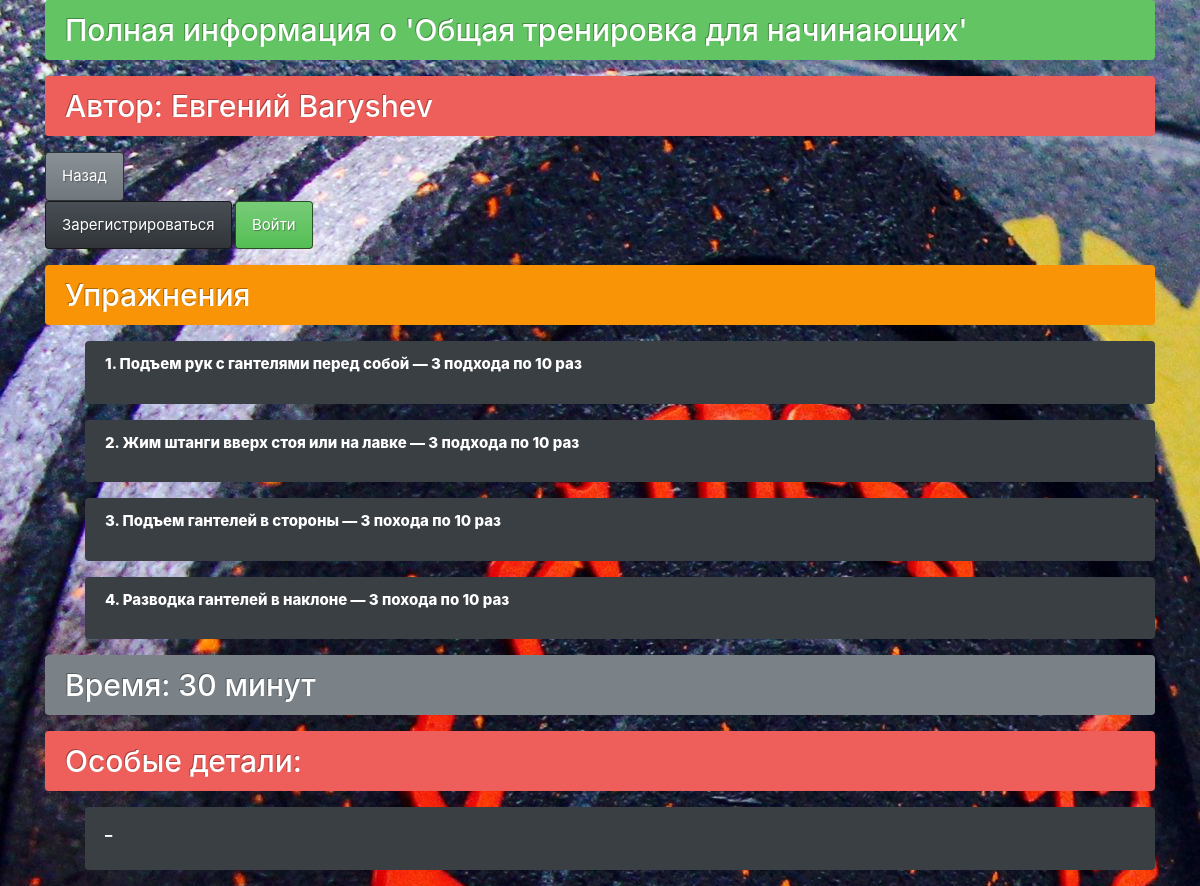
The page /show/8 on the database its author committed.
### data1/recipes.py (models this page shows)
class Recipes(SqlAlchemyBase, SerializerMixin):
    __tablename__ = 'recipes'
    id = sqlalchemy.Column(sqlalchemy.Integer,
                           primary_key=True, autoincrement=True)
    personal_id = sqlalchemy.Column(sqlalchemy.Integer,
                                    sqlalchemy.ForeignKey("users.id"))
    name_recipe = sqlalchemy.Column(sqlalchemy.String, nullable=True)
    cooking_time = sqlalchemy.Column(sqlalchemy.String, nullable=True)
    start_date = sqlalchemy.Column(sqlalchemy.DateTime,
                                     default=datetime.datetime.now)
    end_date = sqlalchemy.Column(sqlalchemy.DateTime,
                                     default=datetime.datetime.now)
    ingredients = sqlalchemy.Column(sqlalchemy.String, nullable=True)
    about = sqlalchemy.Column(sqlalchemy.String, nullable=True)
    food = sqlalchemy.Column(sqlalchemy.String, nullable=True)
    name_photo = sqlalchemy.Column(sqlalchemy.String, nullable=True)
    category = sqlalchemy.Column(sqlalchemy.String, nullable=True)
    coeff_popular = sqlalchemy.Column(sqlalchemy.Integer, default=0)
    user = orm.relationship('User')

### data1/users.py (models this page shows, shortened)
class User(SqlAlchemyBase, UserMixin, SerializerMixin):
    __tablename__ = 'users'
    id = sqlalchemy.Column(sqlalchemy.Integer,
                           primary_key=True, autoincrement=True)
    surname = sqlalchemy.Column(sqlalchemy.String, nullable=True)
    name = sqlalchemy.Column(sqlalchemy.String, nullable=True)
    age = sqlalchemy.Column(sqlalchemy.String, nullable=True)
    birth = sqlalchemy.Column(sqlalchemy.String, nullable=True)
    email = sqlalchemy.Column(sqlalchemy.String,
                              index=True, unique=True, nullable=True)
    hashed_password = sqlalchemy.Column(sqlalchemy.String, nullable=True)
    modified_date  = sqlalchemy.Column(sqlalchemy.DateTime,
                                     default=datetime.datetime.now)
    city_from = sqlalchemy.Column(sqlalchemy.String, nullable=True)
    rec = orm.relationship("Recipes", back_populates='user')

### main.py (the view)
    @app.route('/show/<int:id>', methods=['GET', 'POST'])
    def show(id):
        db_sess = db_session.create_session()
        rec = db_sess.query(Recipes).filter(Recipes.id == id,
                                                  ).first()
        user = db_sess.query(User).filter(Recipes.id == id,
                                          Recipes.personal_id == User.id,
                                                  ).first()
        if rec:
            rec.coeff_popular = rec.coeff_popular + 1
            db_sess.commit()
            return render_template('show.html', title='Полная информация о ',
                                   cook=rec.food,
                                   time=rec.cooking_time,
                                   name=user.name,
                                   surname=user.surname,
                                   name_recipe=rec.name_recipe,
                                   ingredients=rec.ingredients)
        else:
            abort(404)
        return redirect('/')

### data1/db_session.py (called while the page is built)
def create_session() -> Session:
    global __factory
    return __factory()

### templates/show.html
{% extends "base.html" %}
{% block content %}
<h2 class="alert alert-success" role="alert">{{ title }} '{{ name_recipe }}'</h2>
<h2 class="alert alert-danger" role="alert">Автор: {{ name }} {{ surname }}</h2>
<a href="/" class="btn btn-secondary">Назад</a>
{% if current_user.is_authenticated %}
            <div class="alert alert-light" role="alert" >
              Пользователь: <a href="/logout" class="alert-link">{{ current_user.name }}</a>
            </div>
        {% else %}
            <p>
                <a class="btn btn-primary " href="/register">Зарегистрироваться</a>
                <a class="btn btn-success" href="/login">Войти</a>
            </p>
{% endif %}
<h2 class="alert alert-warning" role="alert">Упражнения</h2>
{% set ingredients_list = ingredients.split(",") %}
<ul>
    {% for val in ingredients_list %}
    <div class="alert alert-primary" role="alert">
        <p>{{ loop.index }}. {{ val }}</p>
    </div>
    {% endfor %}
</ul>
<h2 class="alert alert-secondary" role="alert">Время: {{ time }}</h2>
<h2 class="alert alert-danger" role="alert">Особые детали:</h2>
<ul>
<div class="alert alert-primary" role="alert">
  <p>{{ cook }}</p>
</div>
</ul>
{% endblock %}

### static/css/fon_web_1.css (style rules this page uses)
body { background-image: url(../img_3/fon4.jpg); background-repeat: repeat-y; }

### static/css/fon_text.css (style rules this page uses)
p { font-weight: 800; font-style: Didot; color: rgb(255, 255, 255); }

### rows shown on the page
Recipes: name_recipe "Общая тренировка для начинающих", cooking_time "30 минут"
User: name "Евгений", surname "Baryshev"

### other values the page prints
{{ title }} "Полная информация о"
{{ val }} "Подъем рук с гантелями перед собой — 3 подхода по 10 раз" "Жим штанги вверх стоя или на лавке — 3 подхода по 10 раз" "Подъем гантелей в стороны — 3 похода по 10 раз" "Разводка гантелей в наклоне — 3 похода по 10 раз"
{{ cook }} "_"
